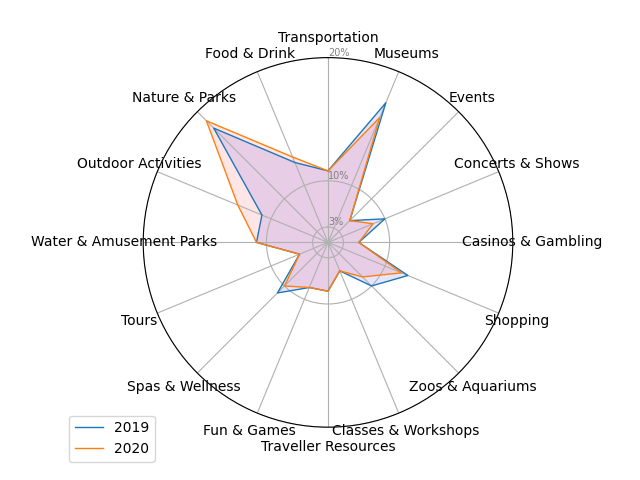

Reproduce this figure in Python.
# Libraries
import math

import matplotlib.pyplot as plt
import pandas as pd
from math import pi
import seaborn as sns
import matplotlib.pyplot as plt
import pandas as pd

from masters.data_managers.utils import database_utils


# TODO relativni graf
# -- 2020
# -- Sights & Landmarks,830
# -- Nature & Parks,662
# -- Food & Drink,124
# -- Museums,115
# -- Spas & Wellness,65
# -- Fun & Games,45
# -- Outdoor Activities,35
# -- Shopping,26
#

# -- 2019
# -- Sights & Landmarks,6072
# -- Nature & Parks,4585
# -- Museums,868
# -- Food & Drink,498
# -- Spas & Wellness,251
# -- Shopping,169
# -- Outdoor Activities,134
# -- Traveller Resources,116
# Set data


def get_monthly_visits(country, year_from, year_to, year):
    sql = """
        select attraction_name, attraction_url, attraction_type, attraction_rate, review_location_type, count(attraction_url) as visits 
        from provinces
            join locations l on provinces.province_url = l.attraction_parent_url
            join reviews r on l.attraction_url = r.parent_url
        where review_date > {year_from}
            and review_date < {year_to}
        group by attraction_type
       --order by visits desc
""".format(country=country, year_from=year_from, year_to=year_to)
    connection = database_utils.create_connection("../../data/databases/slo_aus_ita_hun_cro_updated.db")
    data = database_utils.get_data(connection, sql)
    month_arr = []
    type_arr = []
    for e in data:
        month_arr.append((e[2], e[5]))
        type_arr.append(year)
    return month_arr, type_arr

print("1")
month_arr, type_arr = get_monthly_visits("all", 20190100, 20200100, "2019")
print("2")
m, t = get_monthly_visits("all", 20200200, 20210100, "2020")
print("3")
data = {}
data['group'] = ['2019', '2020']

filt = ["None",
        "Other",
        "Nightlife",
        "Sights & Landmarks",
        "Boat Tours & Water Sports"]

for e in month_arr:
    if e[0] not in filt:
        data[e[0]] = [e[1], 0]

for e in m:
    if e[0] not in filt:
        if e[0] in data:
            data[e[0]][1] = e[1]
        else:
            data[e[0]] = [0, e[1]]

sum1 = 0
sum2 = 0
for k, v in data.items():
    if "group" in k:
        continue
    sum1 += v[0]
    sum2 += v[1]

for k, v in data.items():
    if "group" in k:
        continue
    s1 = math.log2(sum1)
    s2 = math.log2(sum2)
    v1 = math.log2(v[0] + 1)
    v2 = math.log2(v[1] + 1)
    r1 = math.ceil((v1 * 100) / s1)
    r2 = math.ceil((v2 * 100) / s2)
    relative1 = r1
    relative2 = r2
    relative1 = math.log2(math.ceil(v[0] * 100 / sum1) + 1)
    relative2 = math.log2(math.ceil(v[1] * 100 / sum2) + 1)
    data[k] = [relative1, relative2]

order = {'group': ['2019', '2020'],
         "Transportation": [],
         "Museums": [],
         "Events": [],
         "Concerts & Shows": [],
         "Casinos & Gambling": [],
         "Shopping": [],
         "Zoos & Aquariums": [],
         "Classes & Workshops": [],
         "Traveller Resources": [],
         "Fun & Games": [],
         "Spas & Wellness": [],
         "Tours": [],
         "Water & Amusement Parks": [],
        # "Sights & Landmarks": [],
         "Outdoor Activities": [],
         "Nature & Parks": [],
        # "Boat Tours & Water Sports": [],
         "Food & Drink": []}
for k, v in order.items():
    if k not in data:
        data[k] = [0, 0]
    order[k] = data[k]
df = pd.DataFrame(order)

# ------- PART 1: Create background

# number of variable
categories = list(df)[1:]
N = len(categories)

# What will be the angle of each axis in the plot? (we divide the plot / number of variable)
angles = [n / float(N) * 2 * pi for n in range(N)]
angles += angles[:1]

# Initialise the spider plot
ax = plt.subplot(111, polar=True)

# If you want the first axis to be on top:
ax.set_theta_offset(pi / 2)
ax.set_theta_direction(-1)

# Draw one axe per variable + add labels labels yet
plt.xticks(angles[:-1], categories)

# Draw ylabels
ax.set_rlabel_position(0)
plt.yticks([0.5, 2.5, 6], ["5%", "10%", "30%"], color="grey", size=7)
plt.ylim(0, 6)

# ------- PART 2: Add plots

# Plot each individual = each line of the data
# I don't do a loop, because plotting more than 3 groups makes the chart unreadable

# Ind1
values = df.loc[0].drop('group').values.flatten().tolist()
values += values[:1]
ax.plot(angles, values, linewidth=1, linestyle='solid', label="2019")
ax.fill(angles, values, 'b', alpha=0.1)

# Ind2
values = df.loc[1].drop('group').values.flatten().tolist()
values += values[:1]
ax.plot(angles, values, linewidth=1, linestyle='solid', label="2020")
ax.fill(angles, values, 'r', alpha=0.1)

# Add legend
plt.xticks(rotation=45)
plt.legend(loc='upper right', bbox_to_anchor=(0.05, 0.05))
plt.savefig(f'spider_net.png'.format())
plt.show()
